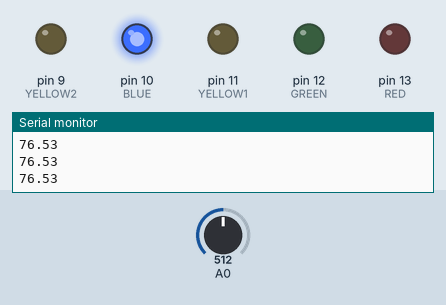
Bench run of a sketch on a simulated Arduino Uno, built with avr-gcc and run on an emulated ATmega328P. On the bench: output pins drawn as LEDs (lit = HIGH), the last lines printed to the serial monitor. The test bench sets the inputs (shaded band); at power-on: A0 = 512.

Above: at 1.2 s.
1.3 s: A0 set to 416
2.8 s: A0 set to 385
At 3.3 s:
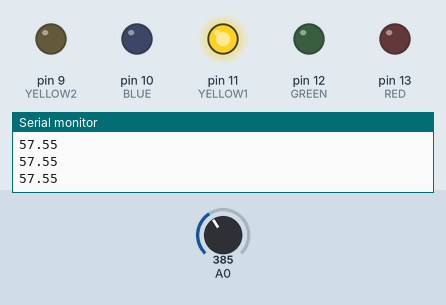
4.3 s: A0 set to 281
5.8 s: A0 set to 253
At 6.8 s:
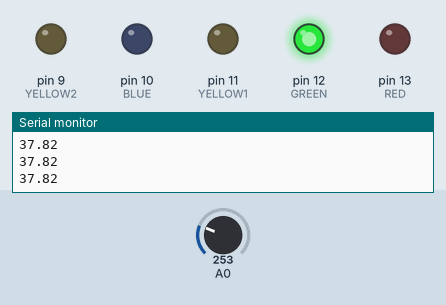
7.3 s: A0 set to 148
8.8 s: A0 set to 126
At 10.3 s:
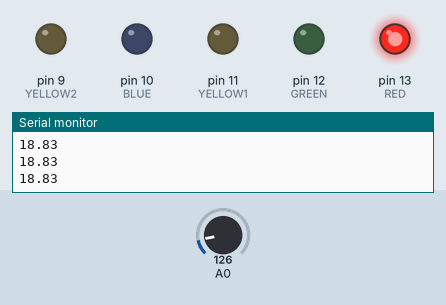
Timing chart, 0 to 11.3 s (numbered marks = the images above; inputs shaded):
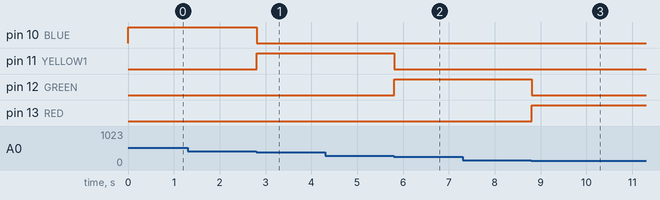

Measured:
- the behaviour switches between 402 and 401 on A0 (found by bisection; images 0 and 1)
- the behaviour switches between 268 and 267 on A0 (found by bisection; images 1 and 2)
- the behaviour switches between 134 and 133 on A0 (found by bisection; images 2 and 3)
- after the input at 2.8 s, pin 10 (BLUE): HIGH → LOW at once; pin 11 (YELLOW1): LOW → HIGH at once
- after the input at 5.8 s, pin 11 (YELLOW1): HIGH → LOW at once; pin 12 (GREEN): LOW → HIGH at once
- after the input at 8.8 s, pin 12 (GREEN): HIGH → LOW at once; pin 13 (RED): LOW → HIGH at once

The sketch:

RalphAndSterPotent.ino
```cpp
int RED = 13;
int GREEN = 12;
int YELLOW1 = 11;
int BLUE = 10;
int YELLOW2 = 9;

int LEDARRAY[] = {RED, GREEN, YELLOW1, BLUE, YELLOW2};

void setup() {
  Serial.begin(9600);
  pinMode(RED, OUTPUT);
  pinMode(GREEN, OUTPUT);
  pinMode(YELLOW1, OUTPUT);
  pinMode(BLUE, OUTPUT);
  pinMode(YELLOW2, OUTPUT);
}

void loop() {
  float something = analogRead(A0);
  float value = (something/669.00)*100.00;
  Serial.println(value);
  if(value <= 20) {
    digitalWrite(RED, HIGH);
    digitalWrite(GREEN, LOW);
    digitalWrite(YELLOW1, LOW);
    digitalWrite(BLUE, LOW);
    digitalWrite(YELLOW2, LOW);
  }
  if (value >= 20 && value <= 40) {
    digitalWrite(GREEN, HIGH);
    digitalWrite(RED, LOW);
    digitalWrite(YELLOW1, LOW);
    digitalWrite(BLUE, LOW);
    digitalWrite(YELLOW2, LOW);
  }
  if (value >= 40 && value <= 60) {
    digitalWrite(YELLOW1, HIGH);
    digitalWrite(RED, LOW);
    digitalWrite(GREEN, LOW);
    digitalWrite(BLUE, LOW);
    digitalWrite(YELLOW2, LOW);
  }
  if (value >= 60 && value < 80) {
    digitalWrite(BLUE, HIGH);
    digitalWrite(RED, LOW);
    digitalWrite(GREEN, LOW);
    digitalWrite(YELLOW1, LOW);
    digitalWrite(YELLOW2, LOW);
  }
  if (value >= 80 && value <= 100) {
    digitalWrite(YELLOW2, HIGH);
    digitalWrite(RED, LOW);
    digitalWrite(GREEN, LOW);
    digitalWrite(YELLOW1, LOW);
    digitalWrite(BLUE, LOW);
  }
}
```
